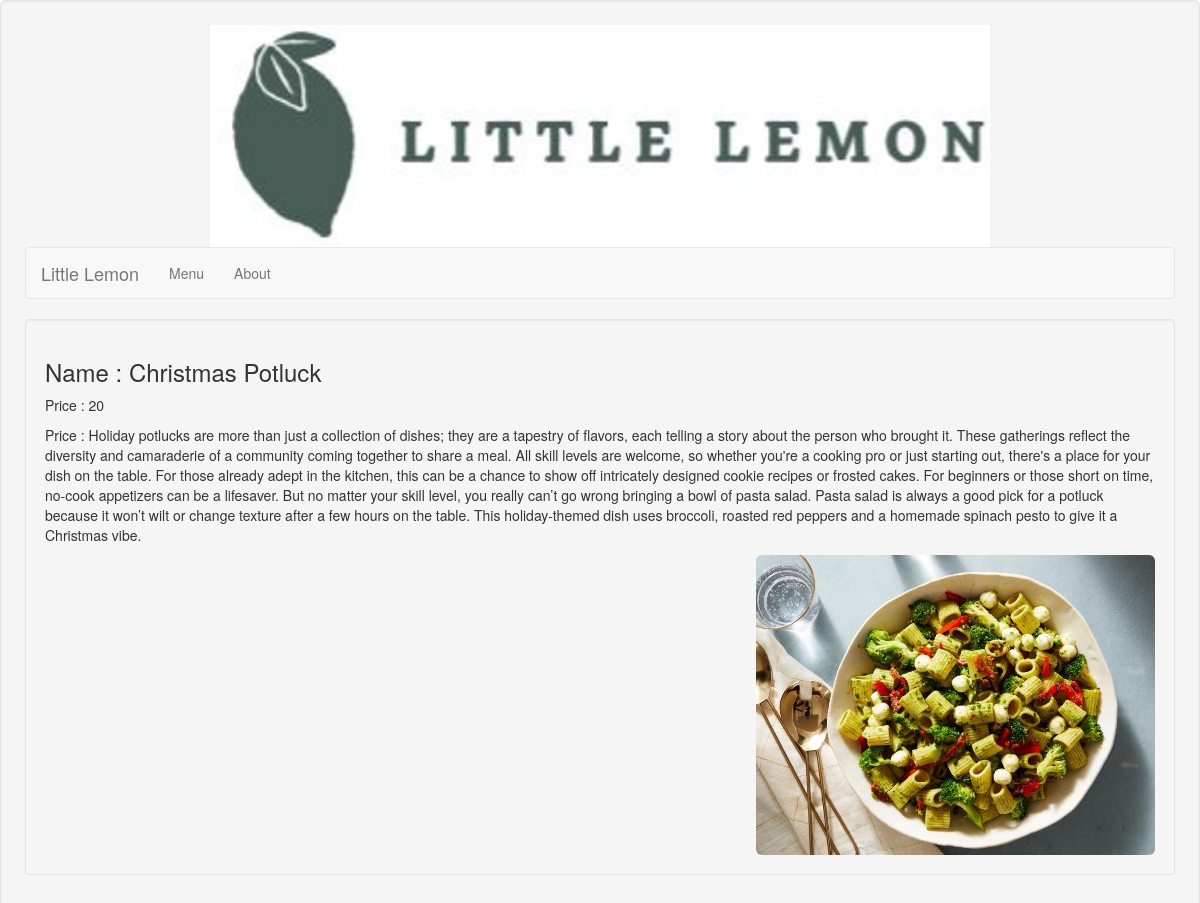
The app's page /menu/4/item/ with its own data.
### menu/models.py (models this page shows, shortened)
class Menu_i(models.Model):
    Name = models.CharField(max_length=90)
    Price = models.IntegerField()
    Discription = models.TextField()
    Img = models.FileField( upload_to='uploads/')

### menu/views.py (the view)
# urls.py: path("<int:pk>/item/",views.SelectedItem.as_view(),name="selecteditem"),
class SelectedItem(DetailView):
    model = Menu_i
    template_name = "menu/menu_item.html"

### menu/templates/menu/menu_item.html (shortened to what this page needs)
{% extends "menu/base.html" %}
{% block content %}
<div class="well">
    <div class="d-flex bg-secondary" >
        <h3>Name : {{ object.Name }}</h3>
        <p>Price : {{ object.Price }}</p>
        <p>Price : {{ object.Discription }}</p>
        <img class="img-rounded" id="mm" style="{ float: right;  }" src="{{ object.Img.url }}">
        </div>
    </div>
{% endblock  %}

### menu/templates/menu/menu_item.html (style rules this page uses)
#mm { display: -webkit-box; width: auto; height:300px; margin-left: auto; }

### records on screen
Menu_i: Name "Christmas Potluck", Price "20", Discription "Holiday potlucks are more than just a collection of dishes; they are a tapestry of flavors, each telling a story about the person who brought it. These gatherings reflect the diversity and camaraderie of a community coming together to share a meal. All skill levels are welcome, so whether you're a cooking pro or just starting out, there's a place for your dish on the table. For those already adept in the kitchen, this can be a chance to show off intricately designed cookie recipes or frosted cakes. For beginners or those short on time, no-cook appetizers can be a lifesaver. But no matter your skill level, you really can’t go wrong bringing a bowl of pasta salad. Pasta salad is always a good…", Img (picture)
